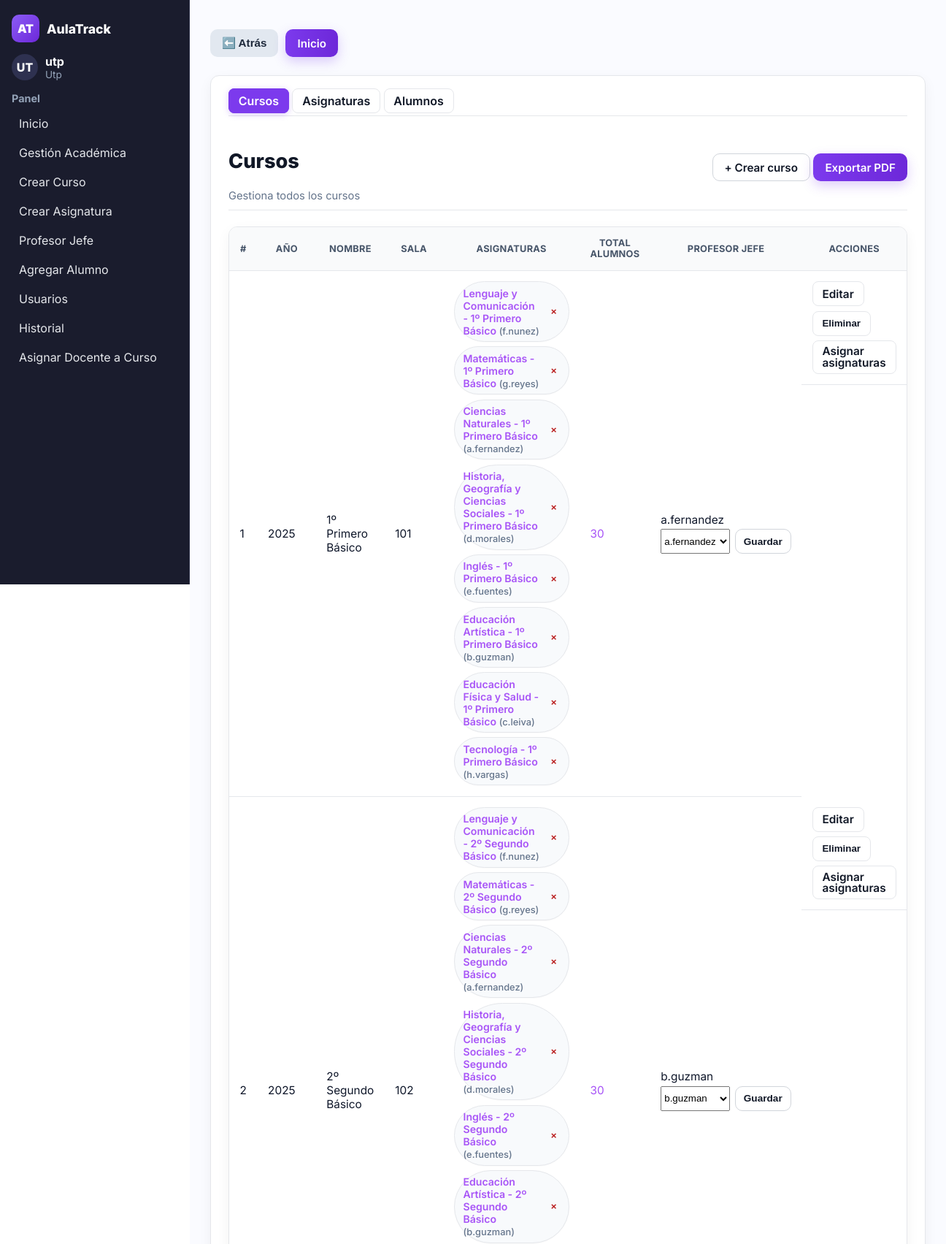
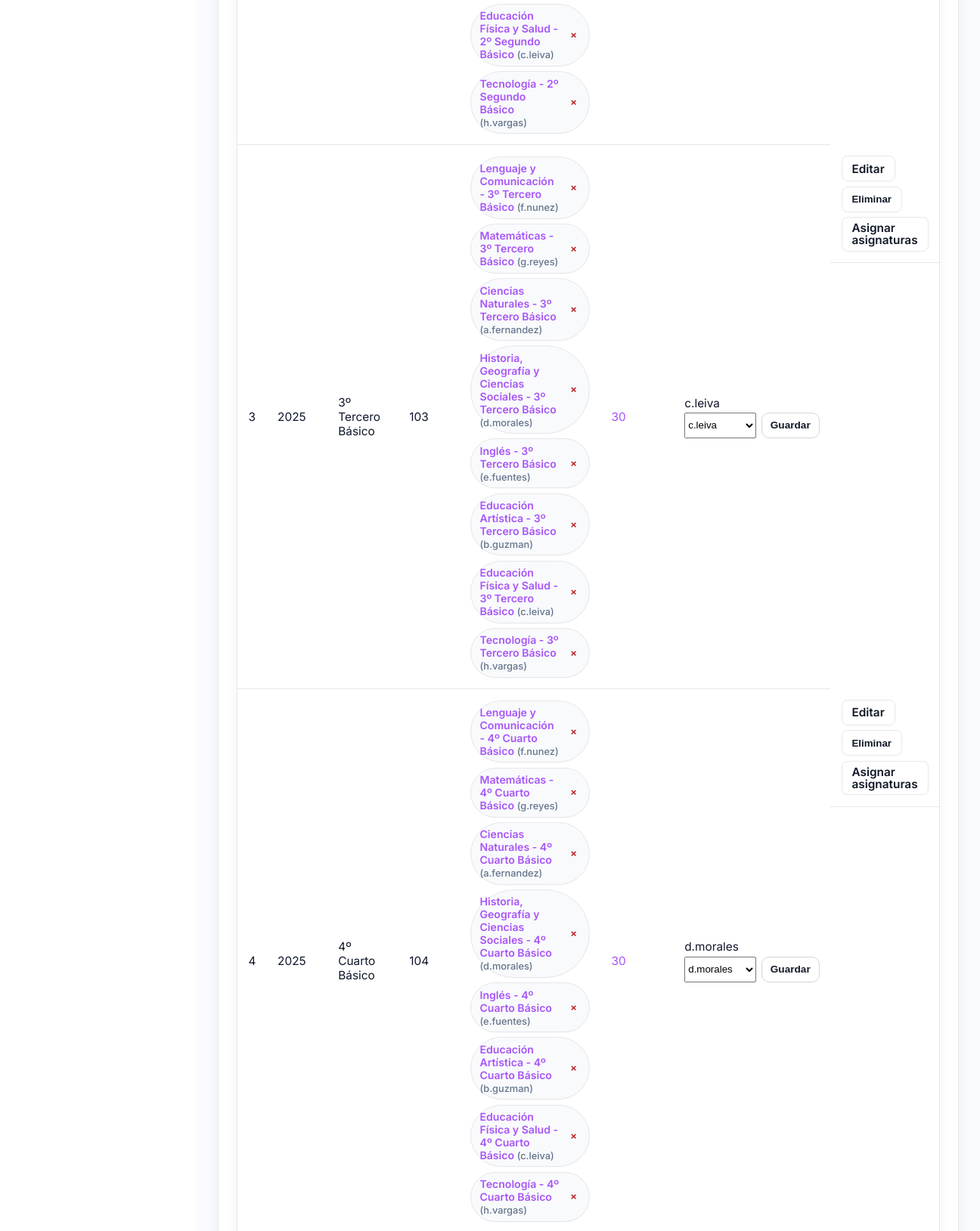
Page /cursos/ (signed in, upper part) on the committed database (2 pictures, top to bottom).
### usuarios/models.py (models this page shows, shortened)
class Usuario(AbstractUser):
    nombres = models.CharField(max_length=100)
    apellidos = models.CharField(max_length=100)
    rut = models.CharField(max_length=12, unique=True, validators=[rut_validator])
    ROLE_DOCENTE = 'docente'
    ROLE_UTP = 'utp'
    ROLE_INSPECTOR = 'inspector'
    ROLE_CHOICES = [
        (ROLE_DOCENTE, 'Docente'),
        (ROLE_UTP, 'UTP'),
        (ROLE_INSPECTOR, 'Inspector'),
    ]
    role = models.CharField(max_length=20, choices=ROLE_CHOICES)

class Curso(models.Model):
    año = models.CharField(max_length=15)
    nombre = models.CharField(max_length=30)
    sala = models.CharField(max_length=10)
    profesor_jefe = models.ForeignKey(
        Usuario,
        on_delete=models.CASCADE,
        null=True,
        blank=True,
        limit_choices_to={'role': 'docente'},
        related_name='cursos_como_profesor_jefe'
    )
    def __str__(self):
        return f"{self.año} {self.nombre} - ({self.sala})"
    class Meta:
        constraints = [
            models.UniqueConstraint(
                Lower('año'), Lower('nombre'), Lower('sala'),
                name='uniq_curso_anio_nombre_sala_ci'
            )
        ]

class Asignatura(models.Model):
    nombre = models.CharField(max_length=30)
    descripcion = models.TextField(blank=True)
    profesor = models.ForeignKey(
        Usuario, on_delete=models.CASCADE, null=True, blank=True, limit_choices_to={'role': 'docente'}
    )
    curso = models.ForeignKey(
        'Curso', on_delete=models.CASCADE, related_name='asignaturas', null=True, blank=True
    )

### usuarios/views.py (the view, shortened to what this page needs)
# urls.py: path('cursos/', cursos_lista, name='cursos_lista'),
@login_required
def cursos_lista(request):
    if getattr(request.user, "role", None) != "utp":
        return HttpResponseForbidden("No tienes permisos para ver esta página.")
    page = request.GET.get("page", "1")
    curso_id = request.GET.get("curso")
    filtro_nombre = request.GET.get("nombre_asignatura")
    cursos = (
        Curso.objects
        .select_related("profesor_jefe")
        .prefetch_related("asignaturas", "asignaturas__profesor")
        .annotate(
            num_asignaturas=Count("asignaturas", distinct=True),
            num_alumnos=Count("alumno", distinct=True),
        )
        .order_by("año", "nombre")
    )
    docentes = Usuario.objects.filter(role="docente").order_by("first_name", "last_name", "username")
    alumnos = (
        Alumno.objects
        .select_related("curso")
        .order_by("curso__año", "curso__nombre", "apellidos", "nombres")
    )
    if curso_id:
        alumnos = alumnos.filter(curso_id=curso_id)
    asignaturas = Asignatura.objects.select_related("profesor").all().order_by("nombre")
    context = {
        "page": page,
        "cursos": cursos,
        "asignaturas": asignaturas,
        "docentes": docentes,
        "alumnos": alumnos,
        "cursos_alumno": cursos,
        "curso_seleccionado": int(curso_id) if curso_id else None,
    }
    return render(request, "cursos_lista.html", context)

### usuarios/templates/cursos_lista.html (shortened to what this page needs)
{% extends 'base.html' %}
{% load static dict_extras %}
{% block extra_css %}
<link rel="stylesheet" href="{% static 'css/cursos_lista.css' %}">
{% endblock %}
{% block content %}
<div class="page-head flex-between">
  <div>
    <a class="page-btn {% if page == '1' %}active{% endif %}" href="?page=1">Cursos</a>
    <a class="page-btn {% if page == '2' %}active{% endif %}" href="?page=2">Asignaturas</a>
    <a class="page-btn {% if page == '3' %}active{% endif %}" href="?page=3">Alumnos</a>
  </div>
</div>
{% if page == '1' %}
<div class="page-head flex-between">
  <div>
    <h1>Cursos</h1>
    <div class="hint">Gestiona todos los cursos</div>
  </div>
  <div class="head-actions">
    <a class="btn" href="{% url 'usuarios:crear_curso' %}?from=cursos_lista">+ Crear curso</a>
    <a class="btn-prim" href="{% url 'usuarios:cursos_export_pdf' %}">Exportar PDF</a>
  </div>
</div>
<div class="table-wrap">
  <table class="table">
    <thead>
      <tr>
        <th>#</th>
        <th>Año</th>
        <th>Nombre</th>
        <th>Sala</th>
        <th>Asignaturas</th>
        <th>Total alumnos</th>
        <th>Profesor Jefe</th>
        <th>Acciones</th>
      </tr>
    </thead>
    <tbody>
      {% for c in cursos %}
      <tr>
        <td>{{ forloop.counter }}</td>
        <td>{{ c.año }}</td>
        <td>{{ c.nombre }}</td>
        <td>{{ c.sala }}</td>
        <td>
          {% with asigns=c.asignaturas.all %}
            {% if asigns %}
              <div class="chips">
                {% for a in asigns %}
                  <span class="chip" title="{{ a.nombre }}{% if a.profesor %} ({{ a.profesor.get_full_name|default:a.profesor.username }}){% endif %}">
                    <span class="chip-text">
                      <a class="chip-label" href="{% url 'usuarios:asignatura_editar' a.id %}">{{ a.nombre }}</a>
                      {% if a.profesor %}
                        <span class="chip-sub">({{ a.profesor.get_full_name|default:a.profesor.username }})</span>
                      {% endif %}
                    </span>
                    <form method="post" action="{% url 'usuarios:curso_quitar_asignatura' c.id a.id %}" class="chip-remove js-delete-form" data-confirm="¿Quitar «{{ a.nombre }}» del curso {{ c }}?">
                      <button type="submit" class="chip-x" aria-label="Quitar asignatura">×</button>
                    </form>
                  </span>
                {% endfor %}
              </div>
            {% else %}
              —
            {% endif %}
          {% endwith %}
        </td>
        <td>
          <a href="?page=3&curso={{ c.id }}" class="link">{{ c.num_alumnos }}</a>
        </td>
        <td>
          {% if c.profesor_jefe %}
            <div>{{ c.profesor_jefe.get_full_name|default:c.profesor_jefe.username }}</div>
          {% else %}
            <div class="muted">—</div>
          {% endif %}
          <form method="post" action="{% url 'usuarios:asignar_profesor_jefe' %}" class="inline-form">
            <select name="profesor_jefe" class="mini-select">
              {% for d in docentes %}
                <option value="{{ d.id }}" {% if c.profesor_jefe_id == d.id %}selected{% endif %}>{{ d.get_full_name|default:d.username }}</option>
              {% endfor %}
            </select>
            <button type="submit" class="btn mini">Guardar</button>
          </form>
        </td>
        <td class="cell-actions">
          <a class="link" href="{% url 'usuarios:curso_editar' c.id %}">Editar</a>
          <form method="post" action="{% url 'usuarios:curso_eliminar' c.id %}" class="js-delete-form" data-confirm="¿Eliminar el curso '{{ c }}'? Esta acción no se puede deshacer.">
            <button type="submit" class="btn-danger">Eliminar</button>
          </form>
          <a class="link" href="{% url 'usuarios:asignar_asignaturas_curso' c.id %}">Asignar asignaturas</a>
        </td>
      </tr>
      {% empty %}
      <tr><td colspan="8">No hay cursos.</td></tr>
      {% endfor %}
    </tbody>
  </table>
</div>
{% endif %}
{% endblock %}

### usuarios/templates/base.html (shortened to what this page needs)
{% load static %}
<!DOCTYPE html>
<html lang="es">
<head>
    <link rel="stylesheet" href="{% static 'css/base.css' %}">
    {% block extra_css %}{% endblock %}
    <link rel="stylesheet" href="{% static 'css/global.css' %}">
</head>
<body>
<main class="app">
    <aside class="sidebar" aria-label="Barra lateral">
        <div class="sidebar-content">
            <div class="brand">
                <div class="logo">AT</div>
                <div class="name">AulaTrack</div>
            </div>
            {% if user.is_authenticated %}
            <div class="profile">
                <div class="avatar">{{ user.username|slice:":2"|upper }}</div>
                <div>
                    <div class="docente">{{ user.username }}</div>
                    <div class="rol">{{ user.role|title|default:"Sin rol" }}</div>
                </div>
            </div>
            <nav class="menu">
                <div class="nav-section">
                    <h4>Panel</h4>
                    <ul>
                        <li><a href="{% url 'usuarios:home_page' %}">Inicio</a></li>
                        {% if user.role == "utp" %}
                            <li><a href="{% url 'usuarios:cursos_lista' %}">Gestión Académica</a></li>
                            <li><a href="{% url 'usuarios:crear_curso' %}">Crear Curso</a></li>
                            <li><a href="{% url 'usuarios:crear_asignatura' %}">Crear Asignatura</a></li>
                            <li><a href="{% url 'usuarios:asignar_profesor_jefe' %}">Profesor Jefe</a></li>
                            <li><a href="{% url 'usuarios:agregar_alumno' %}">Agregar Alumno</a></li>
                            <li><a href="{% url 'usuarios:gestion_usuario' %}">Usuarios</a></li>
                            <li><a href="{% url 'usuarios:historial_admin' %}">Historial</a></li>
                            <li><a href="{% url 'usuarios:asignar_docente_curso' %}">Asignar Docente a Curso</a></li>
                        {% elif user.role == "docente" %}
                            <li><a href="{% url 'usuarios:home_page' %}">Mis Cursos</a></li>
                        {% elif user.role == "alumno" %}
                            <li><a href="{% url 'usuarios:home_page' %}">Mi Inicio</a></li>
                        {% endif %}
                    </ul>
                </div>
            </nav>
            {% endif %}
        </div>
    </aside>
    <section class="main">
        {% if request.path != '/' and request.path != '/home/' %}
        <div class="nav-buttons fade-in">
            <button onclick="window.history.back()" class="btn btn-secondary">⬅️ Atrás</button>
            <a href="{% url 'usuarios:home_page' %}" class="btn btn-prim">Inicio</a>
        </div>
        {% endif %}
        <div class="content">
            {% block content %}{% endblock %}
        </div>
    </section>
</main>
</body>
</html>

### usuarios/static/css/base.css (style rules this page uses)
:root { --brand-400:#b197fc; --brand-500:#a855f7; --brand-600:#8b5cf6; --brand-700:#7c3aed; --brand-800:#6d28d9; --side-bg:#1a1c2d; --side-border:#2a2d45; --side-hover:#2a2e49; --side-text:#e5e7eb; --side-muted:#94a3b8; --bg:#ffffff; --surface:#f9fafb; --border:#e5e7eb; --text:#0f172a; --danger:#dc2626; --danger-hover:#b91c1c; --radius:12px; --transition:all 0.25s ease; --shadow:0 8px 20px rgba(0,0,0,0.05); }
* { box-sizing:border-box }
html,body { height:100%;margin:0;font-family:"Inter",system-ui,sans-serif;background:var(--bg);color:var(--text); }
.app { display:grid; grid-template-columns:260px 1fr; min-height:100vh; }
.sidebar { background:var(--side-bg); color:var(--side-text); display:flex; flex-direction:column; justify-content:space-between; border-right:1px solid var(--side-border); position:sticky; top:0; height:100vh; }
.sidebar-content { padding:20px 16px 90px; overflow-y:auto; }
.brand { display:flex;align-items:center;gap:10px;margin-bottom:1rem; }
.logo { width:38px;height:38px;display:grid;place-items:center; border-radius:10px; background:linear-gradient(135deg,var(--brand-600),var(--brand-800)); color:#fff;font-weight:900; }
.name { font-weight:800;color:#fff;font-size:1.1rem; }
.profile { display:flex;align-items:center;gap:10px;margin:1rem 0; }
.avatar { width:36px;height:36px;border-radius:999px; background:#2e3150;color:#fff;font-weight:800; display:grid;place-items:center; }
.docente { font-weight:700;color:#fff; }
.rol { font-size:.85rem;color:var(--side-muted); }
.nav-section { margin-top:1rem; }
.nav-section h4 { margin:0 0 .5rem;color:var(--side-muted);font-size:.9rem;font-weight:700; }
.nav-section ul { list-style:none;margin:0;padding:0;display:grid;gap:4px; }
.nav-section a { display:block; padding:8px 10px; border-radius:8px; color:var(--side-text); transition:var(--transition); }
.main { background:var(--bg); padding:24px 28px; }
.content { background:var(--surface); border:1px solid var(--border); border-radius:var(--radius); padding:1.5rem; box-shadow:var(--shadow); }
a { color:var(--brand-500); text-decoration:none; transition:var(--transition); }

### usuarios/static/css/global.css (style rules this page uses)
body, html, .main { font-family: "Inter", system-ui, sans-serif; background: #fafbff !important; color: #0f172a; }
.btn, .btn-prim, .btn-secondary { display: inline-flex; align-items: center; justify-content: center; gap: 0.4rem; border-radius: 10px; font-weight: 600; cursor: pointer; text-decoration: none; font-size: 0.95rem; transition: all 0.25s ease; height: 38px; padding: 0 1rem; }
.btn { background: #fff; color: #111827; border: 1px solid #d1d5db; }
.btn-prim { background: linear-gradient(90deg, #7c3aed, #6d28d9); color: #fff; border: none; box-shadow: 0 6px 16px rgba(124, 58, 237, 0.25); }
.btn-secondary { background-color: #e2e8f0; color: #1e293b; border: none; }
.nav-buttons { display: flex; gap: 10px; margin: 15px 0 25px 0; animation: fadeIn 0.4s ease-in; }
.fade-in { animation: fadeIn 0.4s ease-in; }
.nav-buttons a { text-decoration: none !important; }
.table { width: 100%; border-collapse: collapse; }
.table th, .table td { padding: 0.9rem; border-bottom: 1px solid #e5e7eb; }
.table th { background: #f9fafb; color: #475569; text-transform: uppercase; font-size: 0.8rem; font-weight: 700; }
h1, h2, h3, h4, h5 { color: #111827; font-weight: 800; }
.hint, .muted { color: #6b7280; }

### rows in the picture
Usuario: username "UT", username "utp", role "Utp"
Curso: año "2025", nombre "1º Primero Básico", sala "101", num_alumnos "30", profesor_jefe.get_full_name "a.fernandez", profesor_jefe "a.fernandez"
Asignatura: nombre "Lenguaje y Comunicación - 1º Primero Básico", profesor.get_full_name "f.nunez"
Asignatura: nombre "Matemáticas - 1º Primero Básico", profesor.get_full_name "g.reyes"
Asignatura: nombre "Ciencias Naturales - 1º Primero Básico", profesor.get_full_name "a.fernandez"
Asignatura: nombre "Historia, Geografía y Ciencias Sociales - 1º Primero Básico", profesor.get_full_name "d.morales"
Asignatura: nombre "Inglés - 1º Primero Básico", profesor.get_full_name "e.fuentes"
Asignatura: nombre "Educación Artística - 1º Primero Básico", profesor.get_full_name "b.guzman"
Asignatura: nombre "Educación Física y Salud - 1º Primero Básico", profesor.get_full_name "c.leiva"
Asignatura: nombre "Tecnología - 1º Primero Básico", profesor.get_full_name "h.vargas"
Curso: año "2025", nombre "2º Segundo Básico", sala "102", num_alumnos "30", profesor_jefe.get_full_name "b.guzman", profesor_jefe "b.guzman"
Asignatura: nombre "Lenguaje y Comunicación - 2º Segundo Básico", profesor.get_full_name "f.nunez"
Asignatura: nombre "Matemáticas - 2º Segundo Básico", profesor.get_full_name "g.reyes"
Asignatura: nombre "Ciencias Naturales - 2º Segundo Básico", profesor.get_full_name "a.fernandez"
Asignatura: nombre "Historia, Geografía y Ciencias Sociales - 2º Segundo Básico", profesor.get_full_name "d.morales"
Asignatura: nombre "Inglés - 2º Segundo Básico", profesor.get_full_name "e.fuentes"
Asignatura: nombre "Educación Artística - 2º Segundo Básico", profesor.get_full_name "b.guzman"
Asignatura: nombre "Educación Física y Salud - 2º Segundo Básico", profesor.get_full_name "c.leiva"
Asignatura: nombre "Tecnología - 2º Segundo Básico", profesor.get_full_name "h.vargas"
Curso: año "2025", nombre "3º Tercero Básico", sala "103", num_alumnos "30", profesor_jefe.get_full_name "c.leiva", profesor_jefe "c.leiva"
Asignatura: nombre "Lenguaje y Comunicación - 3º Tercero Básico", profesor.get_full_name "f.nunez"
Asignatura: nombre "Matemáticas - 3º Tercero Básico", profesor.get_full_name "g.reyes"
Asignatura: nombre "Ciencias Naturales - 3º Tercero Básico", profesor.get_full_name "a.fernandez"
Asignatura: nombre "Historia, Geografía y Ciencias Sociales - 3º Tercero Básico", profesor.get_full_name "d.morales"
Asignatura: nombre "Inglés - 3º Tercero Básico", profesor.get_full_name "e.fuentes"
Asignatura: nombre "Educación Artística - 3º Tercero Básico", profesor.get_full_name "b.guzman"
Asignatura: nombre "Educación Física y Salud - 3º Tercero Básico", profesor.get_full_name "c.leiva"
Asignatura: nombre "Tecnología - 3º Tercero Básico", profesor.get_full_name "h.vargas"
Curso: año "2025", nombre "4º Cuarto Básico", sala "104", num_alumnos "30", profesor_jefe.get_full_name "d.morales", profesor_jefe "d.morales"
Asignatura: nombre "Lenguaje y Comunicación - 4º Cuarto Básico", profesor.get_full_name "f.nunez"
Asignatura: nombre "Matemáticas - 4º Cuarto Básico", profesor.get_full_name "g.reyes"
Asignatura: nombre "Ciencias Naturales - 4º Cuarto Básico", profesor.get_full_name "a.fernandez"
Asignatura: nombre "Historia, Geografía y Ciencias Sociales - 4º Cuarto Básico", profesor.get_full_name "d.morales"
Asignatura: nombre "Inglés - 4º Cuarto Básico", profesor.get_full_name "e.fuentes"
Asignatura: nombre "Educación Artística - 4º Cuarto Básico", profesor.get_full_name "b.guzman"
Asignatura: nombre "Educación Física y Salud - 4º Cuarto Básico", profesor.get_full_name "c.leiva"
Asignatura: nombre "Tecnología - 4º Cuarto Básico", profesor.get_full_name "h.vargas"
